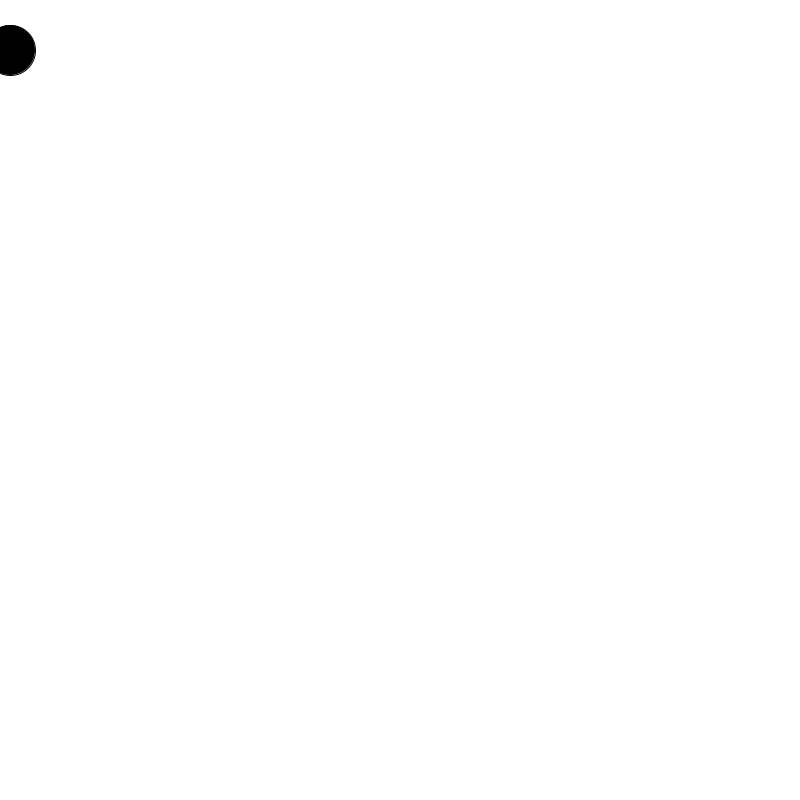
Frame 1 (no input)
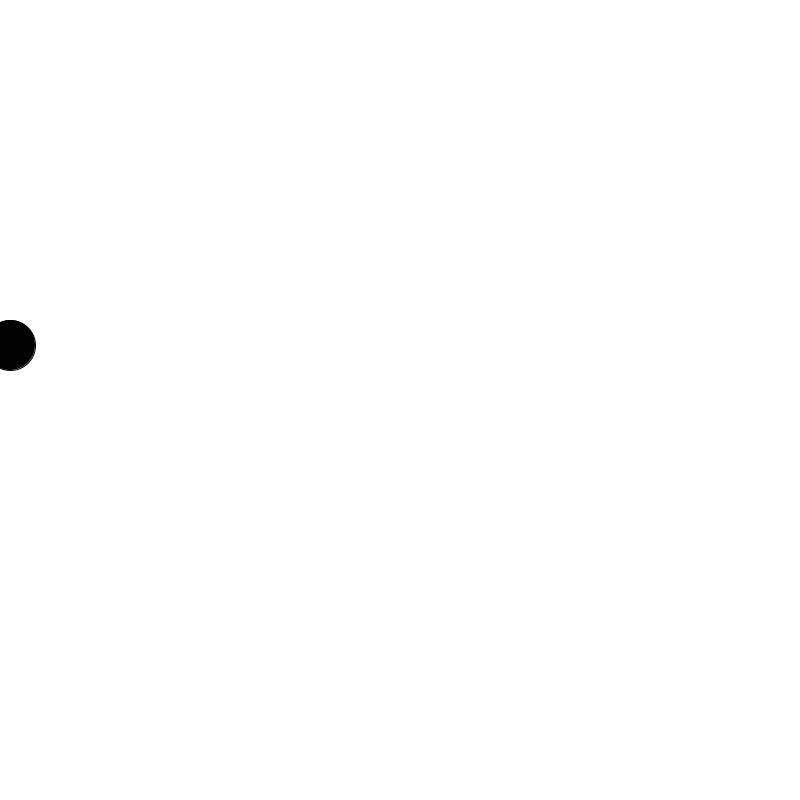
Frame 60 (the mouse pressed at the canvas centre just before this capture)
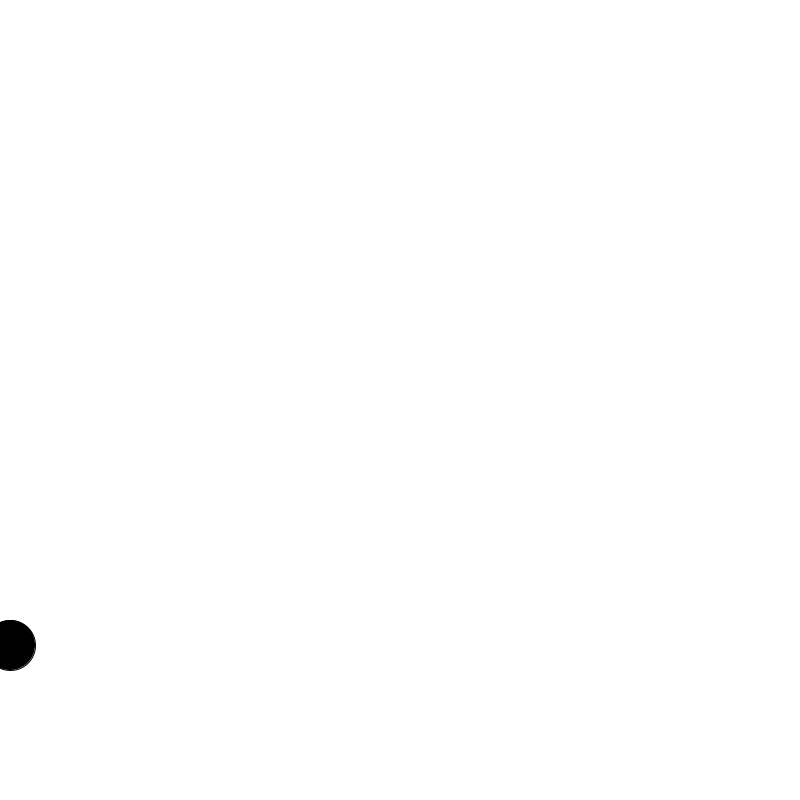
Frame 120 (the mouse held since frame 60 and released just before this capture)

The Processing sketch that drew these frames (run headless with seeded random() and noise(); from frame 60 on, the mouse is pressed at the canvas centre):

// Processing sketch: clase_10
// ── clase_10.pde
//Contenedor
Cat myCat;
void setup() { 
  size (800, 800);
  myCat = new Cat(color(255, 100, 100),10, 50, 5);
}
void draw(){
  background(255);
  myCat.display();
  myCat.run();
}
class Cat {
  
  color c;
  float posX;
  float posY;
  float speed;
  
  Cat (color tempC, float tempPosX, float tempPosY, float tempSpeed) {
    c = tempC;
    posX = tempPosX;
    posY = tempPosY;
    speed = tempSpeed;
  }
  
  void display(){
    stroke (0);
    fill(0);
    ellipse(posX, posY, 50, 50);
  }
  void run() { 
    posY += speed;
    if(posY > height || posY < 0) {
      speed *= -1;
    }
  }
}
  
